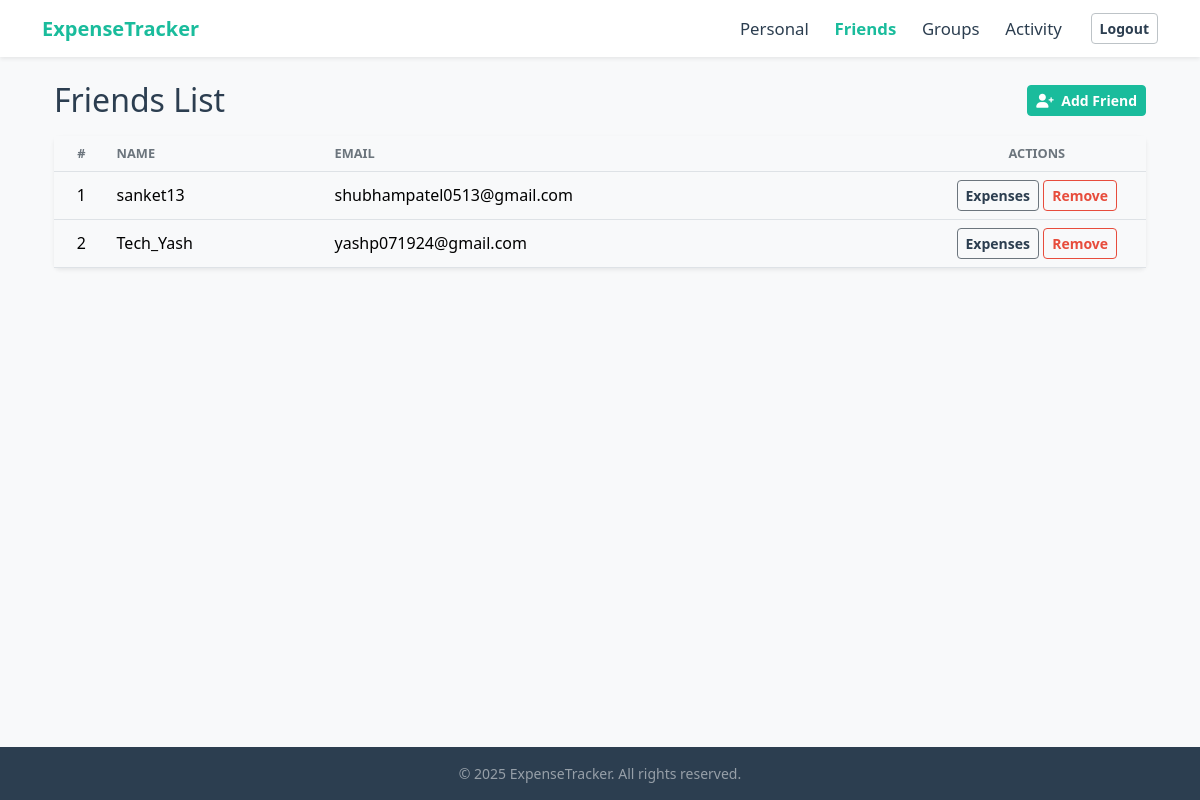
The app's page /tracker/friends/ (signed in) with its own data.
### tracker/models.py (models this page shows, shortened)
class Friend(models.Model):
    user = models.ForeignKey(UserRegistration, on_delete=models.CASCADE, related_name='owner')
    friend_user = models.ForeignKey(UserRegistration, on_delete=models.CASCADE, related_name='friend')
    created_at = models.DateTimeField(auto_now_add=True)

class UserRegistration(models.Model):
    name = models.CharField(max_length=100)
    email = models.CharField(max_length=100,unique=True)
    password = models.CharField(max_length=100)

### tracker/views.py (the view)
# urls.py: path('friends/', views.friends_dashboard, name='friends_dashboard'),
def friends_dashboard(request):
    if 'username' not in request.session:
        messages.error(request, "Please log in to access this page.")
        return redirect('login')
    user_id = request.session.get('user_id')
    friends = Friend.objects.filter(user_id=user_id)
    return render(request, 'tracker/friends.html', {'friends': friends})

### tracker/templates/tracker/friends.html (shortened to what this page needs)
{% extends 'tracker/base.html' %}
{% load static %}
{% block content %}
<div class="container py-4">
    <div class="d-flex justify-content-between align-items-center mb-3">
        <h2 class="mb-0 fw-light">Friends List</h2>
        <a href="{% url 'add_friend' %}" class="btn btn-primary btn-sm">
            <i class="fas fa-user-plus me-1"></i> Add Friend
        </a>
    </div>
    <div class="card shadow-sm border-0">
        <div class="card-body p-0">
            <div class="table-responsive">
                <table class="table table-hover align-middle mb-0">
                    <thead class="text-center">
                        <tr>
                            <th style="width: 5%;">#</th>
                            <th class="text-start">Name</th>
                            <th class="text-start">Email</th>
                            <th style="width: 20%;">Actions</th>
                        </tr>
                    </thead>
                    <tbody>
                        {% if friends %}
                            {% for friend in friends %}
                                <tr class="text-center">
                                    <td>{{ forloop.counter }}</td>
                                    <td class="text-start">{{ friend.friend_user.name }}</td>
                                    <td class="text-start">{{ friend.friend_user.email }}</td>
                                    <td>
                                        <a href="{% url 'friend_details' friend.friend_user.id %}" class="btn btn-sm btn-outline-secondary" title="Details">
                                            Expenses
                                        </a>
                                        <form action="{% url 'remove_friend' friend.friend_user.id %}" method="post" class="d-inline">
                                            <button type="submit" class="btn btn-sm btn-outline-danger" title="Remove Friend">
                                                Remove
                                            </button>
                                        </form>
                                    </td>
                                </tr>
                            {% endfor %}
                        {% else %}
                            <tr>
                                <td colspan="4" class="text-center py-5">No friends found. Add one!</td>
                            </tr>
                        {% endif %}
                    </tbody>
                </table>
            </div>
        </div>
    </div>
</div>
{% endblock %}

### tracker/static/tracker/css/custom.css (style rules this page uses)
:root { --bs-primary: #1ABC9C !important; --bs-primary-rgb: 26, 188, 156 !important; --bs-primary-darker: #16a085; --bs-danger: #E74C3C; --bs-danger-rgb: 231, 76, 60; --bs-danger-darker: #c0392b; --bs-success: #1ABC9C !important; --bs-success-rgb: 26, 188, 156 !important; --bs-info: #3498db; --bs-warning: #f39c12; --bs-body-color: #2C3E50; --bs-body-bg: #F8F9FA; --bs-light: #F8F9FA; --bs-light-rgb: 248, 249, 250; --bs-dark: #2C3E50; --bs-dark-rgb: 44, 62, 80; --bs-white: #FFFFFF; --bs-white-rgb: 255, 255, 255; --bs-card-border-color: transparent; --bs-card-bg: #FFFFFF; --bs-secondary-text-emphasis: #555; --bs-link-color: var(--bs-primary); --bs-link-hover-color: var(--bs-primary-darker); }
body { color: var(--bs-body-color); background-color: var(--bs-body-bg); }
h1, h2, h3, h4, h5, h6 { color: var(--bs-body-color); font-weight: 600; }
a { color: var(--bs-link-color); text-decoration: none; }
.btn { --bs-btn-color: var(--bs-white); --bs-btn-hover-color: var(--bs-white); --bs-btn-active-color: var(--bs-white); --bs-btn-font-weight: 600; }
.btn-primary { --bs-btn-bg: var(--bs-primary); --bs-btn-border-color: var(--bs-primary); --bs-btn-hover-bg: var(--bs-primary-darker); --bs-btn-hover-border-color: var(--bs-primary-darker); --bs-btn-color: #fff; --bs-btn-hover-color: #fff; }
.btn-outline-secondary { --bs-btn-color: var(--bs-body-color, #2C3E50); --bs-btn-border-color: var(--bs-secondary, #BDC3C7); --bs-btn-hover-color: var(--bs-body-color, #2C3E50); --bs-btn-hover-bg: #e9ecef; --bs-btn-hover-border-color: var(--bs-secondary, #BDC3C7); color: var(--bs-body-color, #2C3E50) !important; }
.btn-outline-danger { --bs-btn-color: var(--bs-danger); --bs-btn-border-color: var(--bs-danger); --bs-btn-hover-bg: var(--bs-danger); --bs-btn-hover-border-color: var(--bs-danger); --bs-btn-hover-color: #fff; }
.card-body a { color: var(--bs-primary); }
.table thead th { color: #6c757d; font-size: 0.8rem; text-transform: uppercase; border-bottom: 1px solid #dee2e6; font-weight: 600; }

### records on screen
Friend: friend_user.name "sanket13", friend_user.email "shubhampatel0513@gmail.com"
Friend: friend_user.name "Tech_Yash", friend_user.email "yashp071924@gmail.com"
